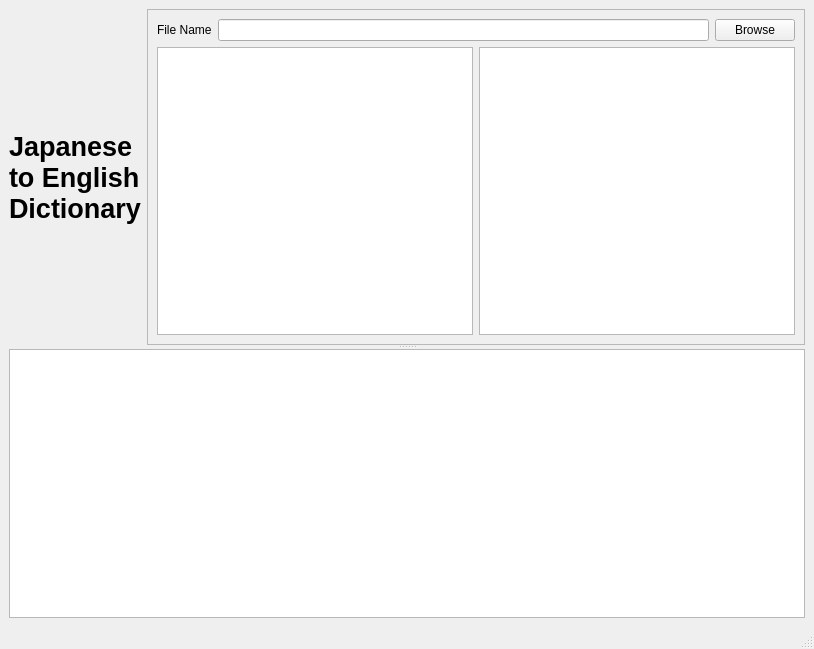
<?xml version="1.0" encoding="UTF-8"?>
<ui version="4.0">
 <class>MainWindow</class>
 <widget class="QMainWindow" name="MainWindow">
  <property name="geometry">
   <rect>
    <x>0</x>
    <y>0</y>
    <width>814</width>
    <height>649</height>
   </rect>
  </property>
  <property name="windowTitle">
   <string>MainWindow</string>
  </property>
  <widget class="QWidget" name="centralwidget">
   <layout class="QGridLayout" name="gridLayout_2">
    <item row="0" column="0">
     <widget class="QSplitter" name="splitter">
      <property name="orientation">
       <enum>Qt::Vertical</enum>
      </property>
      <widget class="QWidget" name="layoutWidget">
       <layout class="QHBoxLayout" name="horizontalLayout_3">
        <item>
         <widget class="QLabel" name="label">
          <property name="maximumSize">
           <size>
            <width>200</width>
            <height>16777215</height>
           </size>
          </property>
          <property name="font">
           <font>
            <pointsize>20</pointsize>
            <weight>75</weight>
            <bold>true</bold>
           </font>
          </property>
          <property name="text">
           <string>Japanese to English Dictionary</string>
          </property>
          <property name="wordWrap">
           <bool>true</bool>
          </property>
         </widget>
        </item>
        <item>
         <widget class="QFrame" name="frame">
          <property name="frameShape">
           <enum>QFrame::StyledPanel</enum>
          </property>
          <property name="frameShadow">
           <enum>QFrame::Raised</enum>
          </property>
          <layout class="QGridLayout" name="gridLayout">
           <item row="0" column="0">
            <layout class="QHBoxLayout" name="horizontalLayout">
             <item>
              <widget class="QLabel" name="label_2">
               <property name="text">
                <string>File Name</string>
               </property>
              </widget>
             </item>
             <item>
              <widget class="QLineEdit" name="lineEdit"/>
             </item>
             <item>
              <widget class="QPushButton" name="pushButton">
               <property name="text">
                <string>Browse</string>
               </property>
              </widget>
             </item>
            </layout>
           </item>
           <item row="1" column="0">
            <layout class="QHBoxLayout" name="horizontalLayout_2">
             <item>
              <widget class="QTextBrowser" name="originalTextBrowser"/>
             </item>
             <item>
              <widget class="QTextBrowser" name="translatedTextBrowser"/>
             </item>
            </layout>
           </item>
          </layout>
         </widget>
        </item>
       </layout>
      </widget>
      <widget class="QTextBrowser" name="debugTextBrowser"/>
     </widget>
    </item>
   </layout>
  </widget>
  <widget class="QMenuBar" name="menubar">
   <property name="geometry">
    <rect>
     <x>0</x>
     <y>0</y>
     <width>814</width>
     <height>21</height>
    </rect>
   </property>
  </widget>
  <widget class="QStatusBar" name="statusbar"/>
  <action name="actionAbout">
   <property name="text">
    <string>About</string>
   </property>
  </action>
 </widget>
 <resources/>
 <connections>
  <connection>
   <sender>lineEdit</sender>
   <signal>returnPressed()</signal>
   <receiver>MainWindow</receiver>
   <slot>returnPressedSlot()</slot>
   <hints>
    <hint type="sourcelabel">
     <x>709</x>
     <y>58</y>
    </hint>
    <hint type="destinationlabel">
     <x>835</x>
     <y>213</y>
    </hint>
   </hints>
  </connection>
  <connection>
   <sender>pushButton</sender>
   <signal>clicked()</signal>
   <receiver>MainWindow</receiver>
   <slot>browseSlot()</slot>
   <hints>
    <hint type="sourcelabel">
     <x>788</x>
     <y>52</y>
    </hint>
    <hint type="destinationlabel">
     <x>836</x>
     <y>137</y>
    </hint>
   </hints>
  </connection>
 </connections>
 <slots>
  <slot>browseSlot()</slot>
  <slot>returnPressedSlot()</slot>
 </slots>
</ui>
